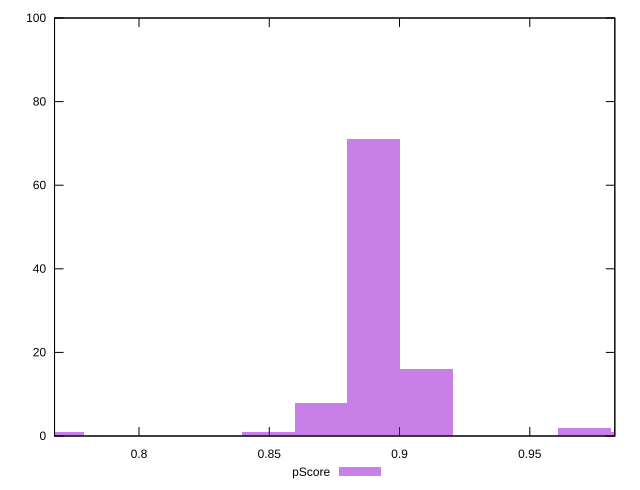

Source code (gnuplot):
reset

$pScore <<EOF
0.9710066426192963 2
0.8698601173464529 8
0.9103187274555903 16
0.8900894224010216 71
0.8496308122918842 1
0.7687135920736096 1
0.9912359476738649 1
EOF

set key outside below
set boxwidth 0.020229305054568672
set xrange [0.7675770589246068:0.9826442363466058]
set yrange [0:100]
set trange [0:100]
set style fill transparent solid 0.5 noborder
set terminal svg size 640, 490 enhanced background rgb 'white'
set output "reprap/total-blocking-time/samples/pages/pScore/histogram.svg"

plot $pScore title "pScore" with boxes

reset
